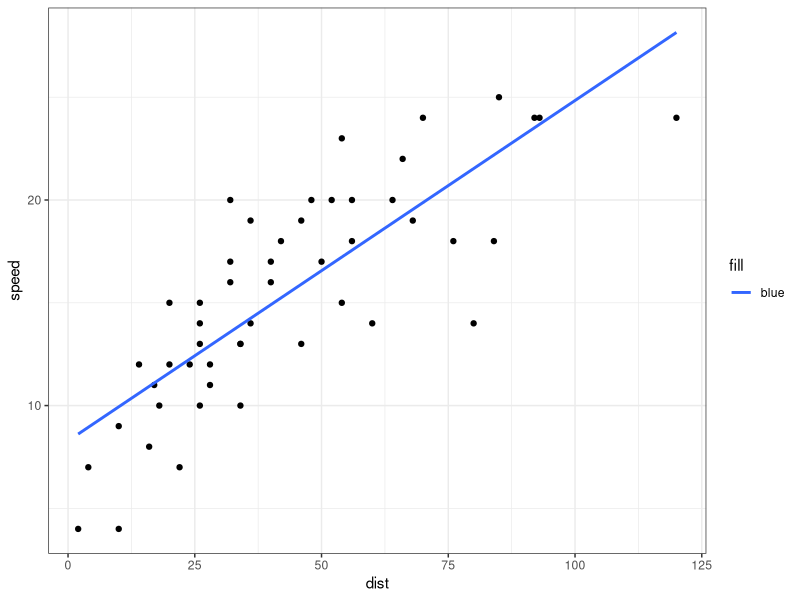
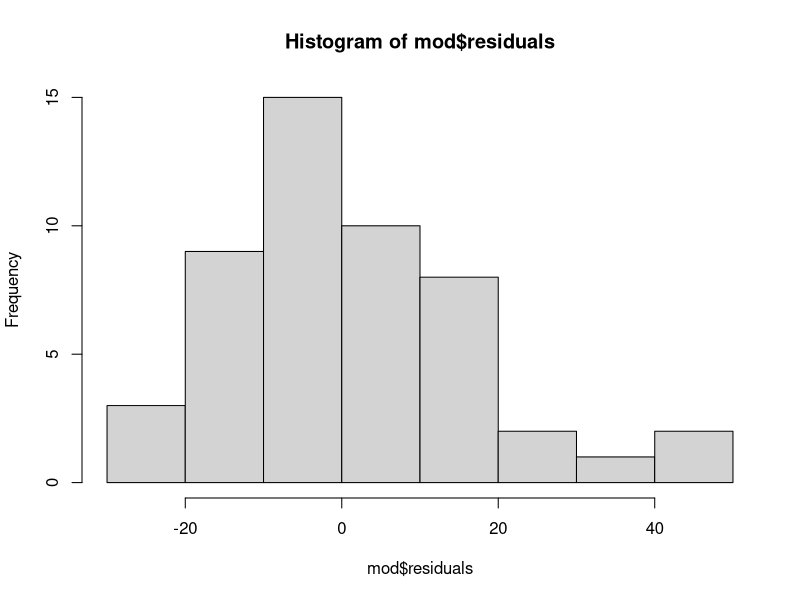

Source code (R) for these figures, in order:
## ---- chunk 1
library(tidyverse)
## ---- chunk 2
print(cars)
## ---- chunk 3
mod <- lm(dist~speed ,data=cars)
summary(mod)
## ---- chunk 4
cars %>% 
  ggplot(aes(dist,speed,fill="blue"))+ 
  geom_point(fill="green")+
  geom_smooth(method = lm,se = F)+
  theme_bw()
## ---- chunk 5
hist(mod$residuals)
## ---- chunk 6
new_speeds <- data.frame(speed = c(10,15,20))
predict(mod,new_speeds) %>% 
  round(1)
